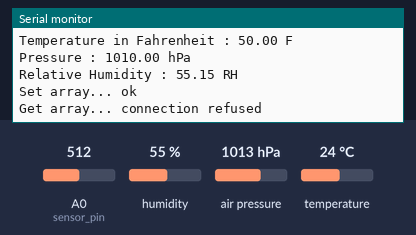
Recording of a sketch running on a simulated ESP8266 (NodeMCU). On the bench: the last lines printed to the serial monitor. Wiring (inferred from the names in the program): BME280 sensor at I2C address 0x76. Inputs (shaded band) come from the test bench; at power-on: temperature 24 °C, humidity 55 %, air pressure 1013 hPa, A0 (sensor_pin) = 512. WiFi joins after 1.5 s; servers stay silent unless stated.

Above: at 2.7 s.
2.8 s: temperature set to 28 °C
At 3.6 s:
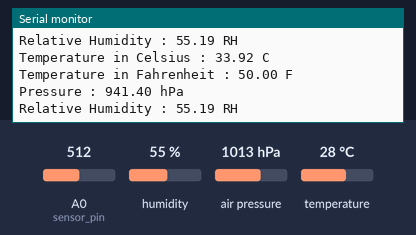
5.8 s: humidity set to 22 %
At 6.3 s:
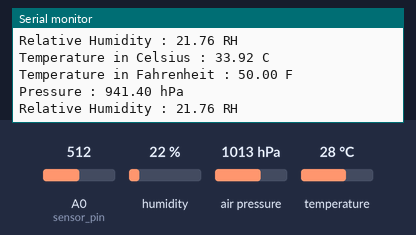
7.3 s: air pressure set to 952 hPa
At 8.2 s:
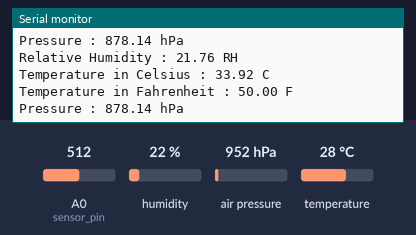
Timing chart, 0 to 10.3 s (numbered marks = the images above; inputs shaded):
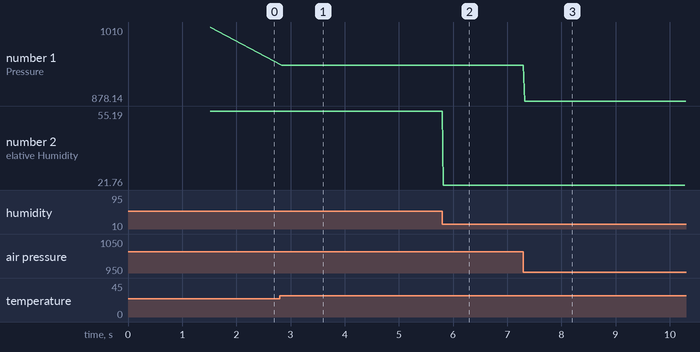

Measured:
- after the input at 2.8 s, the serial monitor: prints a new line at once (image 1)
- after the input at 5.8 s, the serial monitor: prints a new line at once (image 2)
- after the input at 7.3 s, the serial monitor: prints a new line at once (image 3)
- plotted number 1: 1010 → 941.4 after the input at 2.8 s, 941.4 → 878.14 after the input at 7.3 s
- plotted number 2: 55.15 → 55.19 after the input at 2.8 s, 55.19 → 21.76 after the input at 5.8 s

The sketch:

firebase.ino
```cpp
// (licence header left out)
#include<Wire.h>
// BME280 I2C address is 0x76(108)
#define Addr 0x76
#include <Arduino.h>
#if defined(ESP32) || defined(ARDUINO_RASPBERRY_PI_PICO_W)
#include <WiFi.h>
#elif defined(ESP8266)
#include <ESP8266WiFi.h>
#endif

#include <Firebase_ESP_Client.h>

// Provide the token generation process info.
#include <addons/TokenHelper.h>

// Provide the RTDB payload printing info and other helper functions.
#include <addons/RTDBHelper.h>

/* 1. Define the WiFi credentials */
#define WIFI_SSID "iPhone"
#define WIFI_PASSWORD "Mk@12345"

// For the following credentials, see examples/Authentications/SignInAsUser/EmailPassword/EmailPassword.ino

/* 2. Define the API Key */
#define API_KEY "AIzaSyAKJQTSklffQyF-ced2Mp6qqQJ8aAMFDUE"

/* 3. Define the RTDB URL */
#define DATABASE_URL "https://farming-system-84ff5-default-rtdb.firebaseio.com/" //<databaseName>.firebaseio.com or <databaseName>.<region>.firebasedatabase.app

/* 4. Define the user Email and password that alreadey registerd or added in your project */
#define USER_EMAIL "manishkeshri116@gmail.com"
#define USER_PASSWORD "Oppo@123"

// Define Firebase Data object
FirebaseData fbdo;

FirebaseAuth auth;
FirebaseConfig config;

unsigned long sendDataPrevMillis = 0;

unsigned long count = 0;
const int sensor_pin = A0;

void setup()
{
     Wire.begin();
    Serial.begin(115200);

    WiFi.begin(WIFI_SSID, WIFI_PASSWORD);
    Serial.print("Connecting to Wi-Fi");
    while (WiFi.status() != WL_CONNECTED)
    {
        Serial.print(".");
        delay(300);
    }
    Serial.println();
    Serial.print("Connected with IP: ");
    Serial.println(WiFi.localIP());
    Serial.println();

    Serial.printf("Firebase Client v%s\n\n", FIREBASE_CLIENT_VERSION);

    /* Assign the api key (required) */
    config.api_key = API_KEY;

    /* Assign the user sign in credentials */
    auth.user.email = USER_EMAIL;
    auth.user.password = USER_PASSWORD;

    /* Assign the RTDB URL (required) */
    config.database_url = DATABASE_URL;

    /* Assign the callback function for the long running token generation task */
    config.token_status_callback = tokenStatusCallback; // see addons/TokenHelper.h

    // Or use legacy authenticate method
    // config.database_url = DATABASE_URL;
    // config.signer.tokens.legacy_token = "<database secret>";

    Firebase.begin(&config, &auth);

    // Comment or pass false value when WiFi reconnection will control by your code or third party library
    Firebase.reconnectWiFi(true);
}

void loop()
{
	//bme sensor data

	unsigned int b1[24];
  unsigned int data[8];
  unsigned int dig_H1 = 0;
  for(int i = 0; i < 24; i++)
  {
    // Start I2C Transmission
    Wire.beginTransmission(Addr);
    // Select data register
    Wire.write((136+i));
    // Stop I2C Transmission
    Wire.endTransmission();

    // Request 1 byte of data
    Wire.requestFrom(Addr, 1);

    // Read 24 bytes of data
    if(Wire.available() == 1)
    {
      b1[i] = Wire.read();
    }
  }

  // Convert the data
  // temp coefficients
  unsigned int dig_T1 = (b1[0] & 0xff) + ((b1[1] & 0xff) * 256);
  int dig_T2 = b1[2] + (b1[3] * 256);
  int dig_T3 = b1[4] + (b1[5] * 256);

  // pressure coefficients
  unsigned int dig_P1 = (b1[6] & 0xff) + ((b1[7] & 0xff ) * 256);
  int dig_P2 = b1[8] + (b1[9] * 256);
  int dig_P3 = b1[10] + (b1[11] * 256);
  int dig_P4 = b1[12] + (b1[13] * 256);
  int dig_P5 = b1[14] + (b1[15] * 256);
  int dig_P6 = b1[16] + (b1[17] * 256);
  int dig_P7 = b1[18] + (b1[19] * 256);
  int dig_P8 = b1[20] + (b1[21] * 256);
  int dig_P9 = b1[22] + (b1[23] * 256);

  // Start I2C Transmission
  Wire.beginTransmission(Addr);
  // Select data register
  Wire.write(161);
  // Stop I2C Transmission
  Wire.endTransmission();

  // Request 1 byte of data
  Wire.requestFrom(Addr, 1);

  // Read 1 byte of data
  if(Wire.available() == 1)
  {
    dig_H1 = Wire.read();
  }

  for(int i = 0; i < 7; i++)
  {
    // Start I2C Transmission
    Wire.beginTransmission(Addr);
    // Select data register
    Wire.write((225+i));
    // Stop I2C Transmission
    Wire.endTransmission();

    // Request 1 byte of data
    Wire.requestFrom(Addr, 1);

    // Read 7 bytes of data
    if(Wire.available() == 1)
    {
      b1[i] = Wire.read();
    }
  }

  // Convert the data
  // humidity coefficients
  int dig_H2 = b1[0] + (b1[1] * 256);
  unsigned int dig_H3 = b1[2] & 0xFF ;
  int dig_H4 = (b1[3] * 16) + (b1[4] & 0xF);
  int dig_H5 = (b1[4] / 16) + (b1[5] * 16);
  int dig_H6 = b1[6];

  // Start I2C Transmission
  Wire.beginTransmission(Addr);
  // Select control humidity register
  Wire.write(0xF2);
  // Humidity over sampling rate = 1
  Wire.write(0x01);
  // Stop I2C Transmission
  Wire.endTransmission();

  // Start I2C Transmission
  Wire.beginTransmission(Addr);
  // Select control measurement register
  Wire.write(0xF4);
  // Normal mode, temp and pressure over sampling rate = 1
  Wire.write(0x27);
  // Stop I2C Transmission
  Wire.endTransmission();

  // Start I2C Transmission
  Wire.beginTransmission(Addr);
  // Select config register
  Wire.write(0xF5);
  // Stand_by time = 1000ms
  Wire.write(0xA0);
  // Stop I2C Transmission
  Wire.endTransmission();

  for(int i = 0; i < 8; i++)
  {
    // Start I2C Transmission
    Wire.beginTransmission(Addr);
    // Select data register
    Wire.write((247+i));
    // Stop I2C Transmission
    Wire.endTransmission();

    // Request 1 byte of data
    Wire.requestFrom(Addr, 1);

    // Read 8 bytes of data
    if(Wire.available() == 1)
    {
      data[i] = Wire.read();
    }
  }

  // Convert pressure and temperature data to 19-bits
  long adc_p = (((long)(data[0] & 0xFF) * 65536) + ((long)(data[1] & 0xFF) * 256) + (long)(data[2] & 0xF0)) / 16;
  long adc_t = (((long)(data[3] & 0xFF) * 65536) + ((long)(data[4] & 0xFF) * 256) + (long)(data[5] & 0xF0)) / 16;
  // Convert the humidity data
  long adc_h = ((long)(data[6] & 0xFF) * 256 + (long)(data[7] & 0xFF));

  // Temperature offset calculations
  double var1 = (((double)adc_t) / 16384.0 - ((double)dig_T1) / 1024.0) * ((double)dig_T2);
  double var2 = ((((double)adc_t) / 131072.0 - ((double)dig_T1) / 8192.0) *
  (((double)adc_t)/131072.0 - ((double)dig_T1)/8192.0)) * ((double)dig_T3);
  double t_fine = (long)(var1 + var2);
  double cTemp = (var1 + var2) / 5120.0;
  double fTemp = cTemp * 1.8 + 32;

  // Pressure offset calculations
  var1 = ((double)t_fine / 2.0) - 64000.0;
  var2 = var1 * var1 * ((double)dig_P6) / 32768.0;
  var2 = var2 + var1 * ((double)dig_P5) * 2.0;
  var2 = (var2 / 4.0) + (((double)dig_P4) * 65536.0);
  var1 = (((double) dig_P3) * var1 * var1 / 524288.0 + ((double) dig_P2) * var1) / 524288.0;
  var1 = (1.0 + var1 / 32768.0) * ((double)dig_P1);
  double p = 1048576.0 - (double)adc_p;
  p = (p - (var2 / 4096.0)) * 6250.0 / var1;
  var1 = ((double) dig_P9) * p * p / 2147483648.0;
  var2 = p * ((double) dig_P8) / 32768.0;
  double pressure = (p + (var1 + var2 + ((double)dig_P7)) / 16.0) / 100;

  // Humidity offset calculations
  double var_H = (((double)t_fine) - 76800.0);
  var_H = (adc_h - (dig_H4 * 64.0 + dig_H5 / 16384.0 * var_H)) * (dig_H2 / 65536.0 * (1.0 + dig_H6 / 67108864.0 * var_H * (1.0 + dig_H3 / 67108864.0 * var_H)));
  double humidity = var_H * (1.0 -  dig_H1 * var_H / 524288.0);
  if(humidity > 100.0)
  {
    humidity = 100.0;
  }
  else if(humidity < 0.0)
  {
    humidity = 0.0;
  }

if(fTemp > 50.0)
  {
    fTemp = 50.0;
  }
  else if(fTemp < 50.0)
  {
    fTemp = 50.0;
  }

    if(cTemp > 50.0)
  {
    cTemp = 50.0;
  }
  else if(cTemp < 25.0)
  {
    cTemp = 25.0;
  }


    if(pressure > 1010.0)
  {
    pressure = 1010.0;
  }
  else if(pressure< 150.0)
  {
    pressure = 150.0;
  }
float moisture_percentage;

  moisture_percentage = ( 100.00 - ( (analogRead(sensor_pin)/1023.00) * 100.00 ) );

   Serial.print("Temperature in Celsius : ");

  Serial.print(cTemp);
  Serial.println(" C");
  Serial.print("Temperature in Fahrenheit : ");
  Serial.print(fTemp);
  Serial.println(" F");
  Serial.print("Pressure : ");
  Serial.print(pressure);
  Serial.println(" hPa");
  Serial.print("Relative Humidity : ");
  Serial.print(humidity);
  Serial.println(" RH");


    // Flash string (PROGMEM and  (FPSTR), String C/C++ string, const char, char array, string literal are supported
    // in all Firebase and FirebaseJson functions, unless F() macro is not supported.

    // Firebase.ready() should be called repeatedly to handle authentication tasks.

    if (Firebase.ready() && (millis() - sendDataPrevMillis > 15000 || sendDataPrevMillis == 0))
    {
        sendDataPrevMillis = millis();

        //FirebaseJson json;
       // json.setDoubleDigits(3);
        //json.add("value", count);

        //Serial.printf("Set json... %s\n", Firebase.RTDB.setJSON(&fbdo, "/test/json", &json) ? "ok" : fbdo.errorReason().c_str());

       // Serial.printf("Get json... %s\n", Firebase.RTDB.getJSON(&fbdo, "/test/json") ? fbdo.to<FirebaseJson>().raw() : fbdo.errorReason().c_str());

       // FirebaseJson jVal;
       // Serial.printf("Get json ref... %s\n", Firebase.RTDB.getJSON(&fbdo, "/test/json", &jVal) ? jVal.raw() : fbdo.errorReason().c_str());

        FirebaseJsonArray arr;
        arr.setFloatDigits(2);
        arr.setDoubleDigits(4);
        arr.add((double)cTemp, (double)pressure, (double)humidity, (double)moisture_percentage);

        Serial.printf("Set array... %s\n", Firebase.RTDB.setArray(&fbdo, "/test/array", &arr) ? "ok" : fbdo.errorReason().c_str());

        Serial.printf("Get array... %s\n", Firebase.RTDB.getArray(&fbdo, "/test/array") ? fbdo.to<FirebaseJsonArray>().raw() : fbdo.errorReason().c_str());

        // Serial.printf("Push json... %s\n", Firebase.RTDB.pushJSON(&fbdo, "/test/push", &json) ? "ok" : fbdo.errorReason().c_str());

        // json.set("value", count + 0.29745);
        // Serial.printf("Update json... %s\n\n", Firebase.RTDB.updateNode(&fbdo, "/test/push/" + fbdo.pushName(), &json) ? "ok" : fbdo.errorReason().c_str());


    count++;
		delay(1000);
    }
    // Output data to serial monitor

}
```
